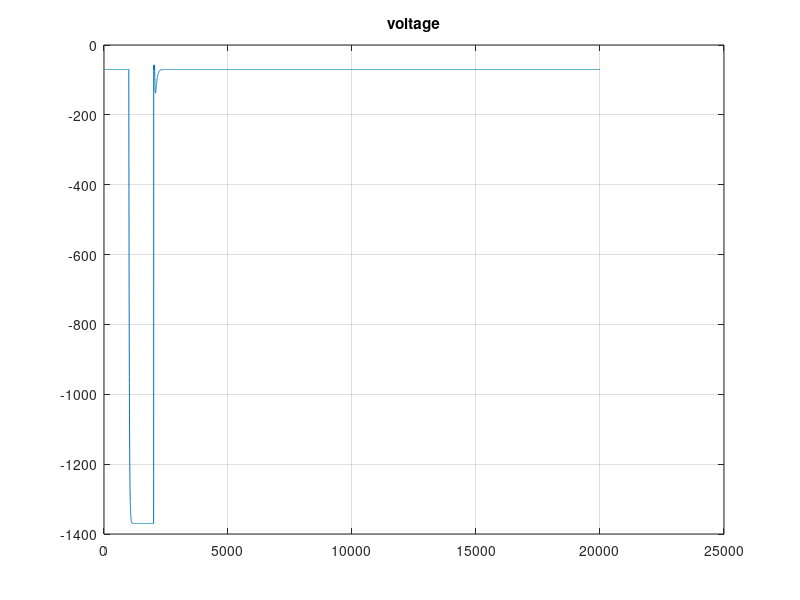

Source code (MATLAB):
% parameters
% 	# Define simulation and model parameters dictionary
% params = {'k1': 0.2,             # I₁ decay term
%           'k2': 0.02,            # I₂ decay term
%           'b': 0.01,             # Θ decay term
%           'R1': 0.0,             # I₁ update constant
%           'R2': 1.0,             # I₂ update constant
%           'El': -70.0,           # Reverse potential
%           'Vr': -70.0,           # Resting potential
%           'Thetar': -60.0,       # Resting threshold
%           'a': 0.000,            # Specifier of spike response
%           'A1': 0.0,             # I₁ additive update constant
%           'A2': 0.0,             # I₂ additive update constant
%           'G': 0.05,             # Membrane potential decay term
%           'C': 1.0,              # Membrane capacitance
%           'ThetaInf': -50.0}       # Reverse threshold
close all;

k1=0.2;k2=0.02;b=0.01;R1=0.0;R2=1.0;
El=-70.0;Vr=-70.0;Thetar=-60.0;G=0.05;C=1.0;ThetaInf=-50.0;

t_simulate = 20000;
dt = 1; % may be 1ms
tspan = 0:dt:t_simulate;

i1 = zeros(1, length(tspan));
i2 = zeros(1, length(tspan));
v = zeros(1, length(tspan));
theta = zeros(1, length(tspan));
spikes = zeros(1, length(tspan));
iext = zeros(1, length(tspan));
iext(1000:2000) = -65;
% iext(1000:1500) = 5;

% params for phasic burst and rebound burst
a = 0.009; A1 = 15; A2 = -0.6; 

% params fo tonic spike through spike for +ve current
% a = 0; A1 = 0; A2 = 0; 

% IC=(0.01, 0.001, -70.0, -50.0)
% initial conditions
i1(1) = 0.01;
i2(1) = 0.001;
v(1) =-70.0 ;
theta(1) = -50.0;

% temporrary
x = [];
for t=2:length(tspan)
    i1(t) = i1(t-1) + dt*(-k1*i1(t-1));
    i2(t) = i2(t-1) + dt*(-k2*i2(t-1));
    v(t) = v(t-1) + dt*(1/C)*(iext(t-1)+ i1(t-1) + i2(t-1) - G*(v(t-1) - El));
    theta(t) = theta(t-1) + dt*( a*(v(t-1) - El) - b*(theta(t-1) - ThetaInf)  );

    if v(t) > theta(t)
        i1(t) = R1*i1(t) + A1;
        i2(t) = R2*i2(t) + A2;
        v(t) = Vr;
        theta(t) = max(Thetar, theta(t));

        spikes(t) = 1;
       x = [x, t];
    end
end

figure
    plot(v)
    title('voltage')
grid

a = x(1);b = length(x);c=x(end);
disp(a)
disp(c)
disp(b)
